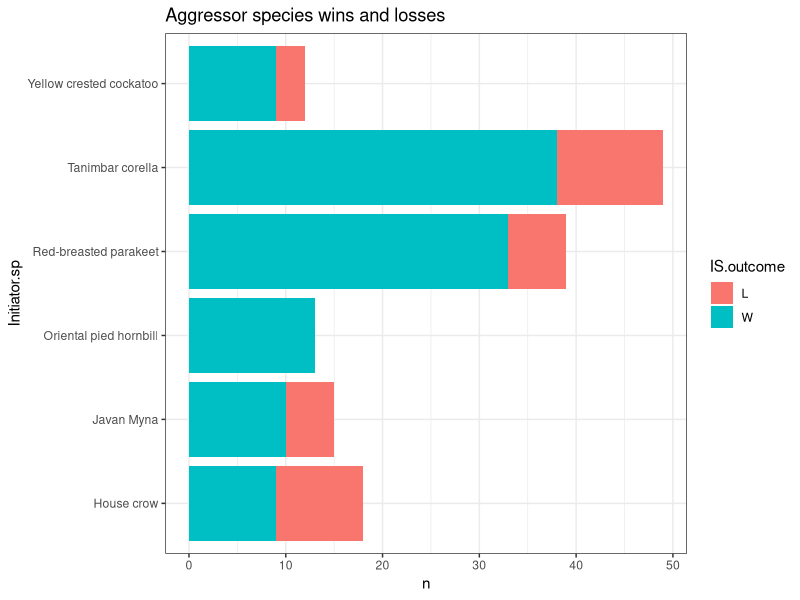
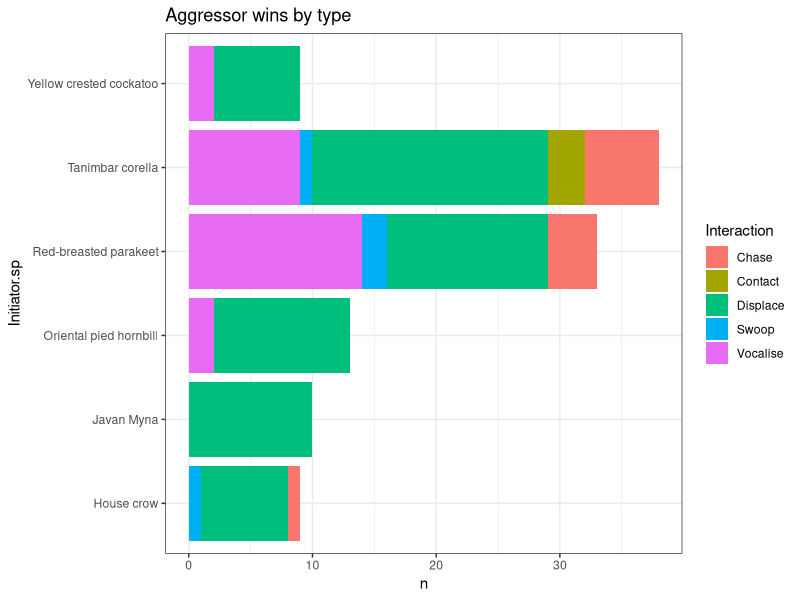

Source code (R) for these figures, in order:
library(tidyverse)
library(vegan)
library(lubridate)

isichang<-read.csv("Interaction/Inter_ChangiVill.csv")
dim(isichang)
head(isichang)
class(isichang)
summary(isichang)
ls(isichang)

# Total intiations----
IS<-isichang %>% 
  filter(Interaction!="NE") %>% 
  group_by(Initiator.sp) %>% 
  tally() %>% 
  mutate(freq=n/sum(n)*100) %>%
  arrange(desc(freq))
view(IS)
# only 6 species initiated ----
  # TC initiated the most 33.6% of all

# Total receipts----
RS<-isichang %>% 
  filter(Interaction!="NE") %>% 
  group_by(Recipient.sp) %>% 
  tally() %>% 
  mutate(freq=n/sum(n)*100) %>%
  arrange(desc(freq))
view(RS)
# RBP on the receiving end of most aggression, 33.6%

interactions<-isichang %>% 
  filter(Interaction!="NE") %>% 
  group_by(Initiator.sp,IS.outcome) %>% 
  tally() %>% 
  mutate(freq=n/sum(n)*100) %>% 
  arrange(desc(IS.outcome)) %>% 
  arrange(desc(freq))
view(interactions)

# plot aggressor wins and losses
interactions %>% 
  ggplot(aes(n,Initiator.sp,fill=IS.outcome))+
  geom_col()+
  theme_bw()+
  labs(title="Aggressor species wins and losses")

# winning aggressions by type
interactiontype<-isichang %>% 
  filter(Interaction!="NE")%>%
  filter(IS.outcome!="L") %>% 
  group_by(Initiator.sp,Interaction) %>% 
  tally() %>% 
  mutate(freq=n/sum(n)*100) %>% 
  arrange(desc(Initiator.sp))
view(interactiontype)

# plot winning aggressions
interactiontype %>% 
  ggplot(aes(n,Initiator.sp,fill=Interaction))+
  geom_col()+
  theme_bw()+
  labs(title="Aggressor wins by type")
